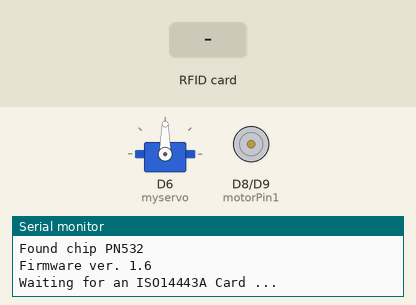
This sketch was run on a simulated Arduino Zero (SAMD21). Parts: servo, motor-driver pin pairs drawn as motors (green arrow = first pin HIGH = forward, orange = second pin HIGH = backward, longer = more drive, scaled by the enable pin), the last lines printed to the serial monitor. The test bench sets the inputs (shaded band).

Above: at 1.2 s.
1.3 s: RFID card 5E 7A 19 C4 held to the reader
At 1.6 s:
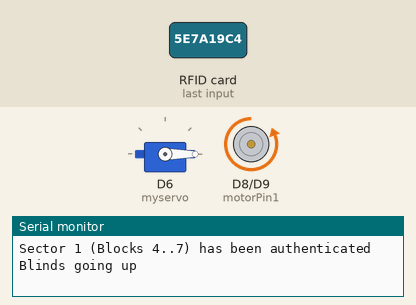
At 6.6 s:
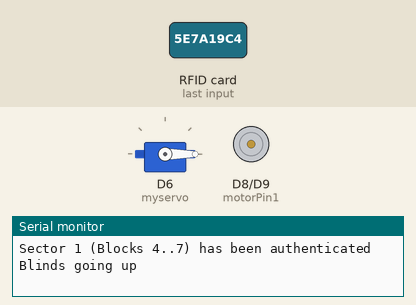
Timing chart, 0 to 8.1 s (numbered marks = the images above; inputs shaded):
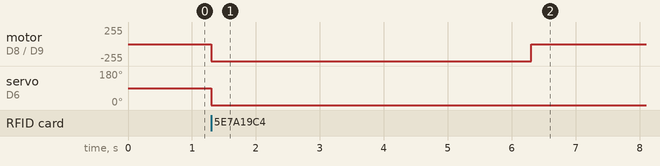

The sketch:

Honors.ino
```cpp
#include <Adafruit_PN532.h>
#include <Servo.h>

/**************************************************************************/
/*!
    @file     readMifare.pde
    @author   Adafruit Industries
	@license  BSD (see license.txt)

*/
/**************************************************************************/


#include <Wire.h>
#include <SPI.h>
#include <Adafruit_PN532.h>

// If using the breakout with SPI, define the pins for SPI communication.
#define PN532_SCK  (2)
#define PN532_MOSI (3)
#define PN532_SS   (4)
#define PN532_MISO (5)

// If using the breakout or shield with I2C, define just the pins connected
// to the IRQ and reset lines.  Use the values below (2, 3) for the shield!
#define PN532_IRQ   (2)
#define PN532_RESET (3)  // Not connected by default on the NFC Shield

// Uncomment just _one_ line below depending on how your breakout or shield
// is connected to the Arduino:

// Use this line for a breakout with a software SPI connection (recommended):
//Adafruit_PN532 nfc(PN532_SCK, PN532_MISO, PN532_MOSI, PN532_SS);

// Use this line for a breakout with a hardware SPI connection.  Note that
// the PN532 SCK, MOSI, and MISO pins need to be connected to the Arduino's
// hardware SPI SCK, MOSI, and MISO pins.  On an Arduino Uno these are
// SCK = 13, MOSI = 11, MISO = 12.  The SS line can be any digital IO pin.
//Adafruit_PN532 nfc(PN532_SS);

// Or use this line for a breakout or shield with an I2C connection:
Adafruit_PN532 nfc(PN532_IRQ, PN532_RESET);

#if defined(ARDUINO_ARCH_SAMD)
// for Zero, output on USB Serial console, remove line below if using programming port to program the Zero!
// also change #define in Adafruit_PN532.cpp library file
#define Serial SerialUSB
#endif

int motorPin1 = 8;
int motorPin2 = 9;
int speedPin = 10;
enum positions {UP, DOWN};
positions p;
Servo myservo;


void setup(void) {
#ifndef ESP8266
  while (!Serial); // for Leonardo/Micro/Zero
#endif
  Serial.begin(115200);
  Serial.println("Hello!");

  nfc.begin();

  uint32_t versiondata = nfc.getFirmwareVersion();
  if (! versiondata) {
    Serial.print("Didn't find PN53x board");
    while (1); // halt
  }
  // Got ok data, print it out!
  Serial.print("Found chip PN5"); Serial.println((versiondata >> 24) & 0xFF, HEX);
  Serial.print("Firmware ver. "); Serial.print((versiondata >> 16) & 0xFF, DEC);
  Serial.print('.'); Serial.println((versiondata >> 8) & 0xFF, DEC);

  // configure board to read RFID tags
  nfc.SAMConfig();

  Serial.println("Waiting for an ISO14443A Card ...");
  pinMode(motorPin1, OUTPUT);
 pinMode(motorPin2,OUTPUT);
 pinMode(speedPin,OUTPUT);
  p = DOWN;
  myservo.attach(6);

}


void loop(void) {
  uint8_t success;
  uint8_t uid[] = { 0, 0, 0, 0, 0, 0, 0 };  // Buffer to store the returned UID
  uint8_t uidLength;                        // Length of the UID (4 or 7 bytes depending on ISO14443A card type)

  // Wait for an ISO14443A type cards (Mifare, etc.).  When one is found
  // 'uid' will be populated with the UID, and uidLength will indicate
  // if the uid is 4 bytes (Mifare Classic) or 7 bytes (Mifare Ultralight)
  success = nfc.readPassiveTargetID(PN532_MIFARE_ISO14443A, uid, &uidLength);

  if (success) {
    // Display some basic information about the card
    Serial.println("Found an ISO14443A card");
    Serial.print("  UID Length: "); Serial.print(uidLength, DEC); Serial.println(" bytes");
    Serial.print("  UID Value: ");
    nfc.PrintHex(uid, uidLength);
    Serial.println("");

    if (uidLength == 4)
    {
      // We probably have a Mifare Classic card ...
      Serial.println("Seems to be a Mifare Classic card (4 byte UID)");

      // Now we need to try to authenticate it for read/write access
      // Try with the factory default KeyA: 0xFF 0xFF 0xFF 0xFF 0xFF 0xFF
      Serial.println("Trying to authenticate block 4 with default KEYA value");
      uint8_t keya[6] = { 0xFF, 0xFF, 0xFF, 0xFF, 0xFF, 0xFF };

      // Start with block 4 (the first block of sector 1) since sector 0
      // contains the manufacturer data and it's probably better just
      // to leave it alone unless you know what you're doing
      success = nfc.mifareclassic_AuthenticateBlock(uid, uidLength, 4, 0, keya);

      if (success)
      {
        Serial.println("Sector 1 (Blocks 4..7) has been authenticated");
        uint8_t data[16];

        // If you want to write something to block 4 to test with, uncomment
        // the following line and this text should be read back in a minute
        //memcpy(data, (const uint8_t[]){ 'a', 'd', 'a', 'f', 'r', 'u', 'i', 't', '.', 'c', 'o', 'm', 0, 0, 0, 0 }, sizeof data);
        // success = nfc.mifareclassic_WriteDataBlock (4, data);

        // Try to read the contents of block 4
        success = nfc.mifareclassic_ReadDataBlock(4, data);
         if(p == UP)
        {
          Serial.println("Blinds going down ");
          myservo.write(90);
          goDown();
          p = DOWN;

        }
        else
        {
          Serial.println("Blinds going up");
          myservo.write(0);
          goUp();
          p = UP;
        }

      }
      else
      {
        Serial.println("Ooops ... authentication failed: Try another key?");
      }
    }

    if (uidLength == 7)
    {
      // We probably have a Mifare Ultralight card ...
      Serial.println("Seems to be a Mifare Ultralight tag (7 byte UID)");

      // Try to read the first general-purpose user page (#4)
      Serial.println("Reading page 4");
      uint8_t data[32];
      success = nfc.mifareultralight_ReadPage (4, data);
      if (success)
      {
        // Data seems to have been read ... spit it out
        nfc.PrintHexChar(data, 4);
        Serial.println("");

        // Wait a bit before reading the card again
        delay(1000);
      }
      else
      {
        Serial.println("Ooops ... unable to read the requested page!?");
      }
    }
  }
}

void goUp()
{
digitalWrite(motorPin1, LOW);
digitalWrite(motorPin2,HIGH);
digitalWrite(speedPin,HIGH);
delay(5000); // run for 5 secs
digitalWrite(speedPin,LOW); //motor stop

}

void goDown()
{
  digitalWrite(motorPin1, HIGH);
digitalWrite(motorPin2,LOW);
digitalWrite(speedPin,HIGH);
delay(5000); // run for 5 secs
digitalWrite(speedPin,LOW); //motor stop
}
```

Measured:
- after the input at 1.3 s, motor on D8 (motorPin1) / D9 (motorPin2): stopped → backward 255/255 at once, → stopped 5.0 s later; servo on D6 (myservo): 90° → 0° at once
